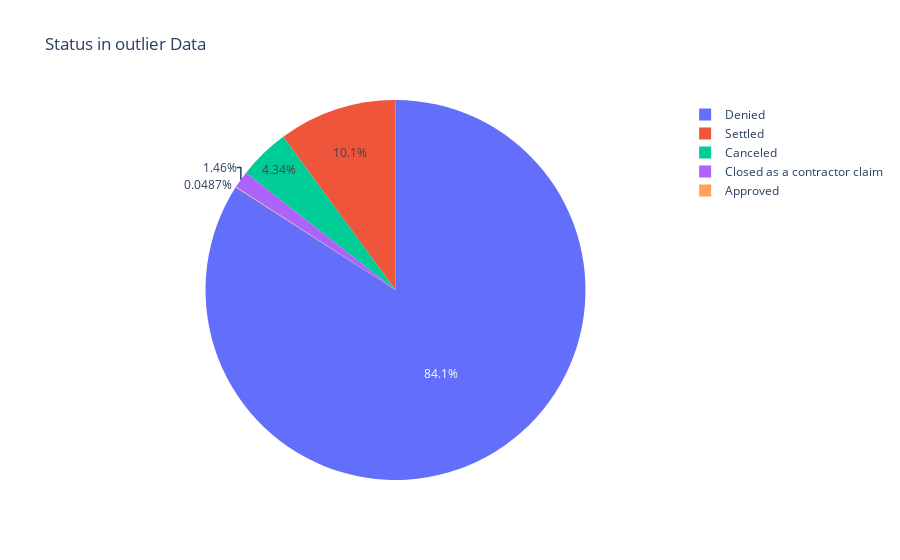
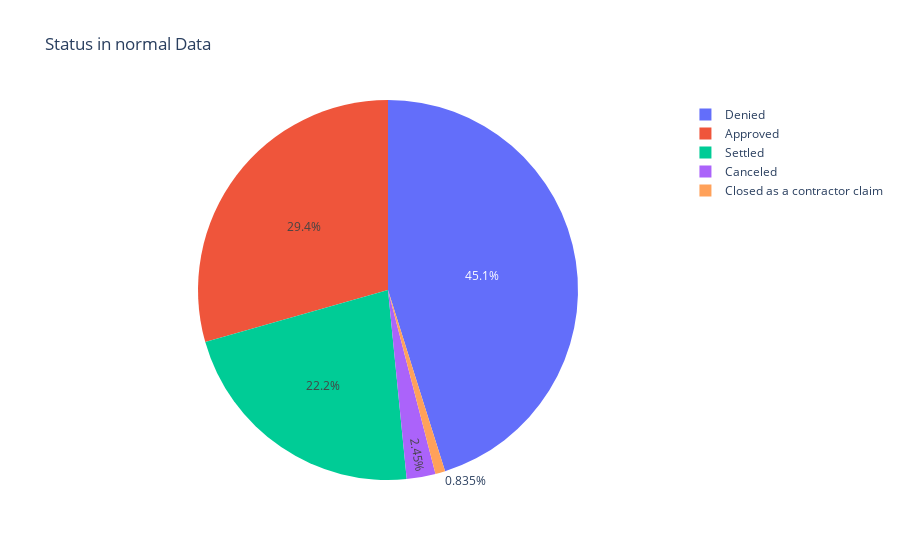

Notebook cell for these charts, in order:
### Code cell
labels=tsawn[(tsawn['Amount Differences']<Q1_new) | (tsawn['Amount Differences']>Q3_new)]['Status'].value_counts().index
values=tsawn[(tsawn['Amount Differences']<Q1_new) | (tsawn['Amount Differences']>Q3_new)]['Status'].value_counts().values
fig = go.Figure(data=[go.Pie(labels=labels, values=values)])
fig.update_layout(title_text='Status in outlier Data')
fig.show()
labels=tsawn[(tsawn['Amount Differences']>Q1_new) & (tsawn['Amount Differences']<Q3_new)]['Status'].value_counts().index
values=tsawn[(tsawn['Amount Differences']>Q1_new) & (tsawn['Amount Differences']<Q3_new)]['Status'].value_counts().values
fig = go.Figure(data=[go.Pie(labels=labels, values=values)])
fig.update_layout(title_text='Status in normal Data')
fig.show()

### Figure 1 — Plotly figure (JSON) as saved in the notebook; plotly's stock layout.template omitted (floating-point values rounded to 4 significant figures)
{"data": [{"labels": ["Denied", "Settled", "Canceled", "Closed as a contractor claim", "Approved"], "type": "pie", "values": [3450, 413, 178, 60, 2]}], "layout": {"title": {"text": "Status in outlier Data"}}}

### Figure 2 — Plotly figure (JSON) as saved in the notebook; plotly's stock layout.template omitted (floating-point values rounded to 4 significant figures)
{"data": [{"labels": ["Denied", "Approved", "Settled", "Canceled", "Closed as a contractor claim"], "type": "pie", "values": [13245, 8631, 6500, 719, 245]}], "layout": {"title": {"text": "Status in normal Data"}}}
